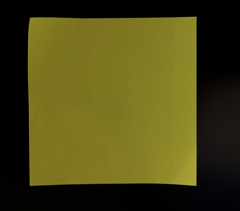
#> input picture fig/square_risize.png, 240 x 211 px
$ python cornerDetImage.py
#> lines starting #> are read from the running program, lines starting #| are printed output that depends on the picture; after the words box and inside, x2 and y2 are one past the last pixel; in counts of white or black regions, pixels touching at a corner belong together
import cv2
import numpy as np
from matplotlib import pyplot as plt
# from numpy.lib.type_check import imag
# from PIL import Image

# 画像の読み込み
image = cv2.imread("fig/square_risize.png")
#> image is the input picture: shape (211, 240, 3); mean B, G, R 21.1, 70.5, 74.3
# グレイスケール
gray = cv2.cvtColor(image,cv2.COLOR_BGR2GRAY)
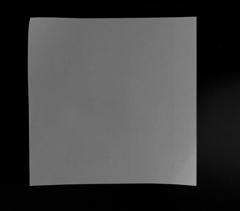
#> gray: shape (211, 240); min 0, max 161, mean 66
# エッジ処理
edge = cv2.Canny(gray,400,20)
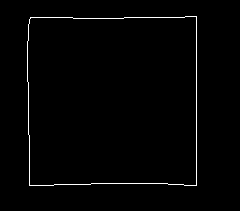
#> edge: shape (211, 240); 1.3% white in thin lines or dots, all inside (x1, y1, x2, y2) = (27, 16, 197, 186)
# エッジ処理後の画像を書き込む
cv2.imwrite("fig/edge.png", edge)
# 32bit化？
edge = np.float32(edge)
# コーナー検出
dst = cv2.cornerHarris(edge,2,3,0.11)
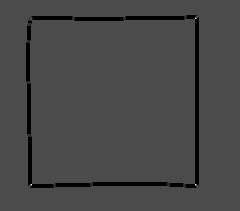
#> dst: shape (211, 240) float32; min -116276888, max 277685408, mean -5850113; drawn with min black and max white
# 膨張処理
dst = cv2.dilate(dst,None)
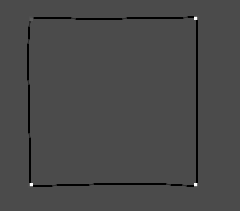
#> dst: shape (211, 240) float32; min -116276888, max 277685408, mean -2620664.8; drawn with min black and max white
# 赤い点をつける
image[dst>0.01*dst.max()] = [0,0,255]
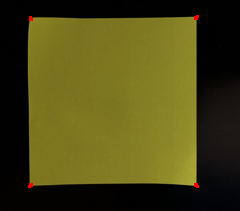
#> image: shape (211, 240, 3); 0.16% of pixels changed, all inside (x1, y1, x2, y2) = (28, 15, 199, 188)
# 表示
image = cv2.cvtColor(image, cv2.COLOR_BGR2RGB)
plt.imshow(image)
plt.title('cornerHarris image')
plt.show()


# cv2.imwrite("fig/corner.png",dst)

$ run again, with fig/dot.png copied over fig/square_risize.png
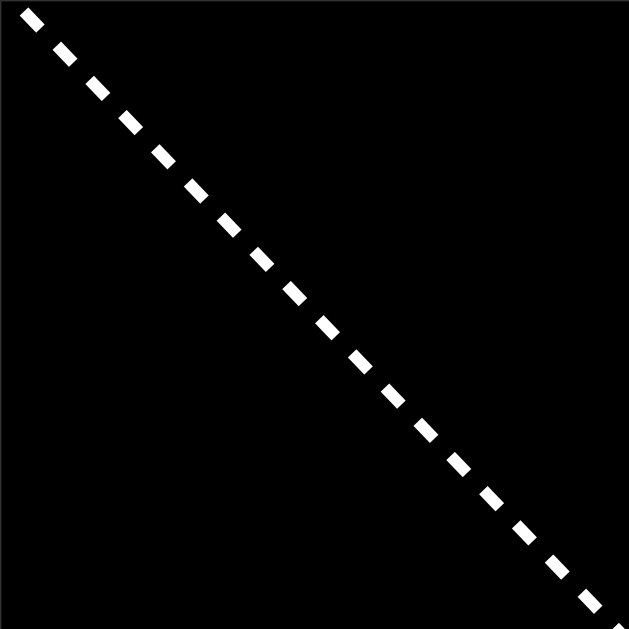
#> input picture fig/dot.png, 1258 x 1258 px (shown at 1/2 size)
#> image is the input picture: shape (1258, 1258, 3); mean B, G, R 3.5, 3.5, 3.5
#> `edge = cv2.Canny(gray,400,20)`:
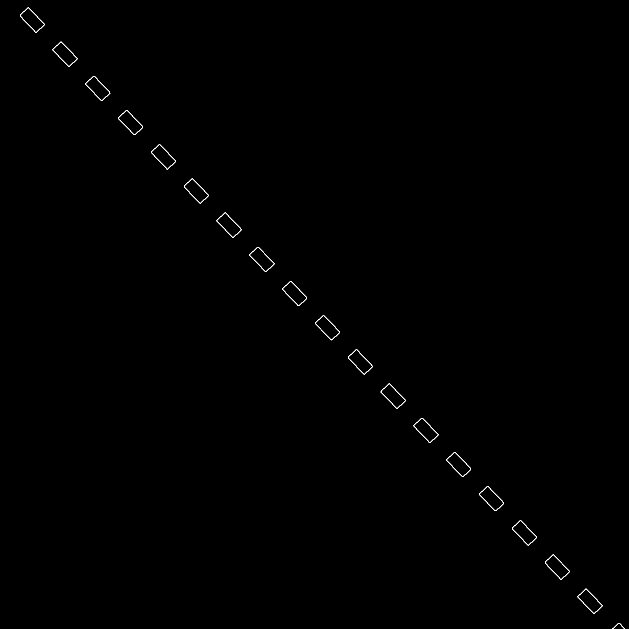
#> edge: shape (1258, 1258) (shown at 1/2 size); 0.22% white in thin lines or dots
#> `image[dst>0.01*dst.max()] = [0,0,255]`:
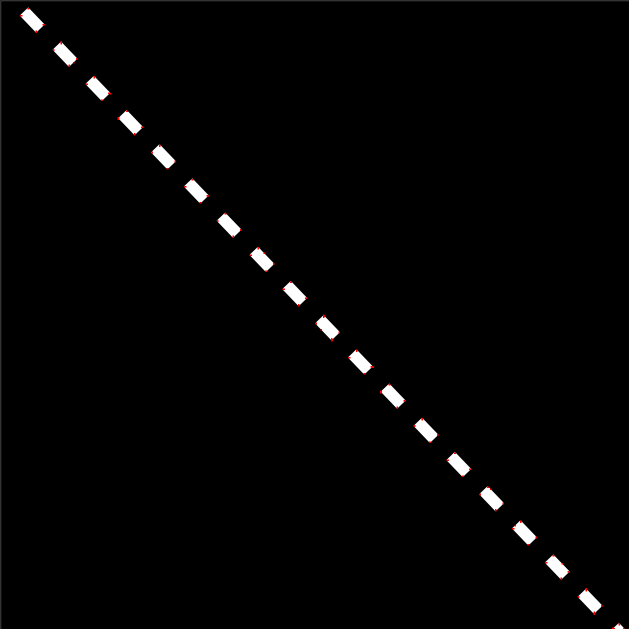
#> image: shape (1258, 1258, 3) (shown at 1/2 size); 0.07% of pixels changed, all inside (x1, y1, x2, y2) = (40, 16, 1249, 1258)
